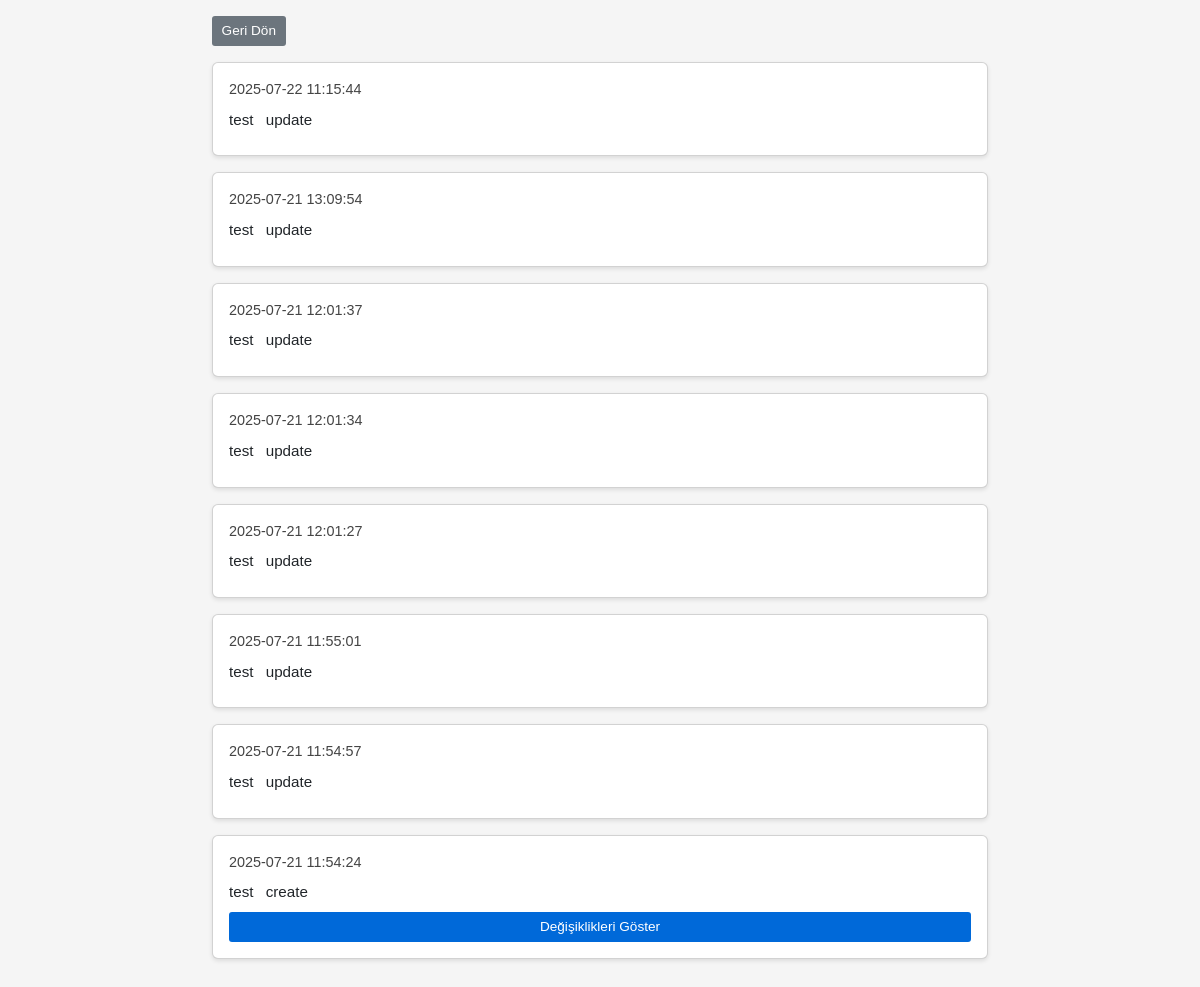
The app's page /log-list.php?table=master_quotes&id=4 (signed in) with its own data.
### tables this page shows
CREATE TABLE `audit_logs` (
  `id` bigint(20) UNSIGNED NOT NULL,
  `user_id` int(10) UNSIGNED DEFAULT NULL,
  `action_time` datetime NOT NULL DEFAULT current_timestamp(),
  `table_name` varchar(50) NOT NULL,
  `column_name` varchar(50) DEFAULT NULL,
  `record_id` bigint(20) UNSIGNED DEFAULT NULL,
  `old_value` text DEFAULT NULL,
  `new_value` text DEFAULT NULL,
  `description` varchar(255) DEFAULT NULL,
  `action_id` int(10) UNSIGNED NOT NULL
);

CREATE TABLE `users` (
  `id` int(10) UNSIGNED NOT NULL,
  `first_name` varchar(50) NOT NULL,
  `last_name` varchar(50) NOT NULL,
  `username` varchar(30) NOT NULL,
  `password_hash` char(60) NOT NULL,
  `email` varchar(100) NOT NULL,
  `created_at` datetime NOT NULL DEFAULT current_timestamp()
);

CREATE TABLE `actions` (
  `id` int(10) UNSIGNED NOT NULL,
  `name` varchar(255) NOT NULL
);

### log-list.php (the view, shortened to what this page needs)
<?php
require_once 'config.php';
$table = isset($_GET['table']) ? preg_replace('/[^a-zA-Z0-9_]/', '', $_GET['table']) : '';
$recordId = isset($_GET['id']) ? (int)$_GET['id'] : 0;
$logs = [];
if ($table && $recordId) {
    $sql = "SELECT al.*, u.username, a.name AS action_name
            FROM audit_logs al
            LEFT JOIN users u ON al.user_id = u.id
            LEFT JOIN actions a ON al.action_id = a.id
            WHERE al.table_name = :table_name AND al.record_id = :record_id
            ORDER BY al.action_time DESC";
    $stmt = $pdo->prepare($sql);
    $stmt->execute([':table_name' => $table, ':record_id' => $recordId]);
    $logs = $stmt->fetchAll(PDO::FETCH_ASSOC);
}
?>
<!DOCTYPE html>
<html lang="tr">
<head>
    <link href="https://cdn.jsdelivr.net/npm/bootstrap@5.3.0/dist/css/bootstrap.min.css" rel="stylesheet">
</head>
<body>
<div class="container">
    <button class="btn back-btn" onclick="history.back()">Geri Dön</button>
<?php if (!$table || !$recordId): ?>
    <div class="alert alert-warning mt-3">Gerekli parametreler bulunamadı.</div>
<?php elseif (!$logs): ?>
    <div class="alert alert-warning mt-3">Kayıt bulunamadı.</div>
<?php else: ?>
    <?php foreach ($logs as $log): ?>
        <?php
            $old = json_decode($log['old_value'], true) ?: [];
            $new = json_decode($log['new_value'], true) ?: [];
            $keys = array_unique(array_merge(array_keys($old), array_keys($new)));
            $changes = [];
            foreach ($keys as $k) {
                $ov = $old[$k] ?? null;
                $nv = $new[$k] ?? null;
                if ($ov !== $nv) {
                    $changes[$k] = ['old' => $ov, 'new' => $nv];
                }
            }
        ?>
        <div class="card">
            <div class="header"><?php echo htmlspecialchars($log['action_time']); ?></div>
            <div class="meta">
                <span><?php echo htmlspecialchars($log['username'] ?? ''); ?></span>
                <span><?php echo htmlspecialchars($log['action_name'] ?? ''); ?></span>
            </div>
            <?php if ($changes): ?>
                <button class="btn" onclick="toggle('c<?php echo $log['id']; ?>')">Değişiklikleri Göster</button>
            <?php endif; ?>
        </div>
    <?php endforeach; ?>
<?php endif; ?>
</div>
</body>
</html>

### log-list.php (style rules this page uses)
body { font-family: Arial, sans-serif; background:#f5f5f5; padding:1rem; }
.container { max-width: 800px; margin:auto; }
.card { background:#fff; border-radius:6px; box-shadow:0 2px 4px rgba(0,0,0,0.1); padding:1rem; margin-bottom:1rem; }
.header { font-size:0.9rem; color:#444; margin-bottom:0.5rem; }
.meta { font-size:0.95rem; margin-bottom:0.5rem; }
.meta span { margin-right:0.5rem; }
.btn { background:#0069d9; color:#fff; border:none; padding:0.3rem 0.6rem; border-radius:3px; cursor:pointer; font-size:0.85rem; }
.back-btn { background:#6c757d; margin-bottom:1rem; }

### records on screen
audit_logs: action_time "2025-07-22 11:15:44", user.username "test", action.name "update"
audit_logs: action_time "2025-07-21 13:09:54", user.username "test", action.name "update"
audit_logs: action_time "2025-07-21 12:01:37", user.username "test", action.name "update"
audit_logs: action_time "2025-07-21 12:01:34", user.username "test", action.name "update"
audit_logs: action_time "2025-07-21 12:01:27", user.username "test", action.name "update"
audit_logs: action_time "2025-07-21 11:55:01", user.username "test", action.name "update"
audit_logs: action_time "2025-07-21 11:54:57", user.username "test", action.name "update"
audit_logs: action_time "2025-07-21 11:54:24", user.username "test", action.name "create"
